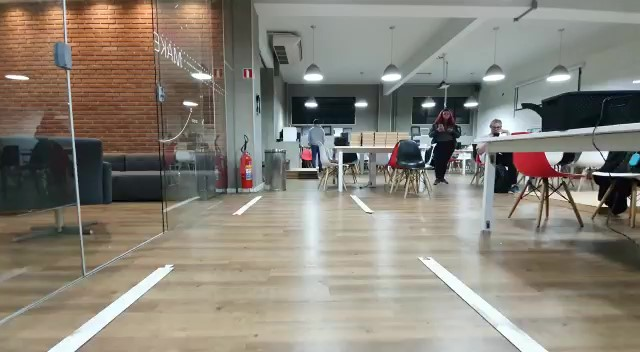
#> input picture utilidades/ajustment_image.jpg, 640 x 352 px
$ python -i image.py   (imports and definitions only)
#> lines starting #> are read from the running program, lines starting #| are printed output that depends on the picture
import cv2
import numpy as np


def canny(image):
    gray = cv2.cvtColor(image, cv2.COLOR_RGB2GRAY)
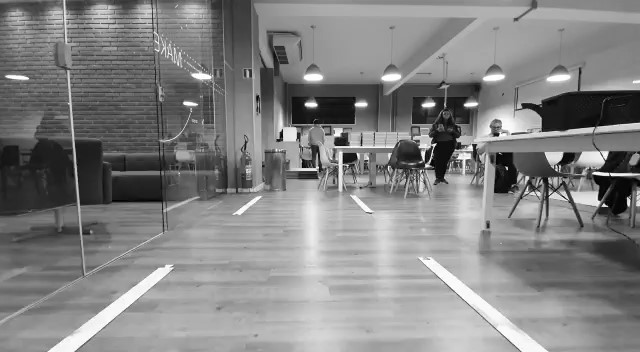
#> gray: shape (352, 640); min 0, max 255, mean 131.1
    blur = cv2.GaussianBlur(gray, (5, 5), 0)
    canny_img = cv2.Canny(blur, 50, 150)
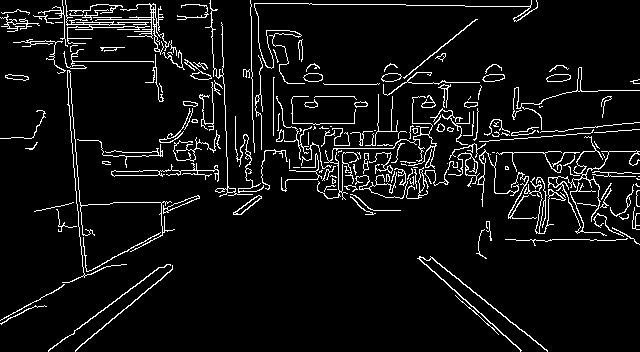
#> canny_img: shape (352, 640); 6.5% white in thin lines or dots
    return canny_img


def display(image, lines):
    line_image = np.zeros_like(image)
    if lines is not None:
        for line in lines:
            x1, y1, x2, y2 = line.reshape(4)
            cv2.line(line_image, (x1, y1), (x2, y2), (255, 0, 0), 10)
    return line_image

>>> import cv2
>>> picture = cv2.cvtColor(cv2.imread('ajustment_image.jpg'), cv2.COLOR_BGR2RGB)
>>> result = canny(picture)
